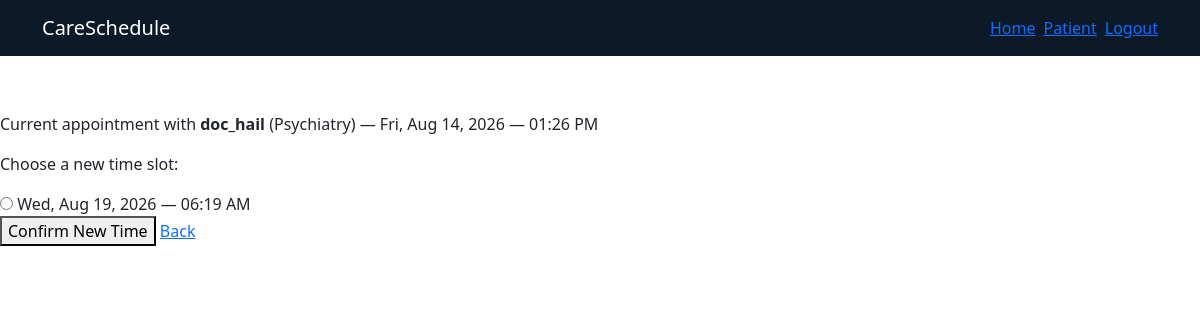
The app's page /appointments/2/reschedule (signed in) with its own data.
### bp_app/models.py (models this page shows, shortened)
class Professional(UserMixin, db.Model):
    __tablename__ = "professional"
    id = db.Column(db.Integer, primary_key = True)
    email = db.Column(db.String(255), nullable = False, unique = True)
    username = db.Column(db.String(255), nullable = False, unique= True)
    password_hash = db.Column(db.String(255), nullable = False)
    firstname = db.Column(db.String(150), nullable = True)
    lastname = db.Column(db.String(150), nullable = True)
    specialty = db.Column(db.String(150), nullable = True)
    biography = db.Column(db.Text)
    availabilities = db.relationship(
        "Availability",
        back_populates = "professional"
    )

class Appointment(db.Model):
    __tablename__ = "appointment"
    id = db.Column(db.Integer, primary_key = True)
    reason = db.Column(db.Text, nullable = False)
    status = db.Column(db.Enum(AppointmentStatus), nullable= False, default = AppointmentStatus.CONFIRMED)
    scheduled_at = db.Column(db.DateTime, nullable=False)
    patient_id = db.Column(db.Integer, db.ForeignKey("patient.id"), nullable = False)
    patient = db.relationship("Patient", back_populates="appointments")
    availability_id = db.Column(
        db.Integer,
        db.ForeignKey("availability.id"),
        nullable=True,
        unique=True  # one slot can be booked once
    )
    availability = db.relationship(
        "Availability",
        back_populates="appointment"
    )

class Availability(db.Model):
    __tablename__ = "availability"
    id = db.Column(db.Integer, primary_key = True)
    start_time = db.Column(db.DateTime, nullable = False)
    end_time = db.Column(db.DateTime, nullable = False)
    is_booked = db.Column(db.Boolean, nullable = False, default = False)
    professional_id = db.Column(
        db.Integer,
        db.ForeignKey("professional.id"),
        nullable = False
    )
    professional = db.relationship(
        "Professional",
        back_populates = "availabilities"
    )
    appointment = db.relationship("Appointment", back_populates="availability", uselist=False)

### bp_app/patient_routes.py (the view, shortened to what this page needs)
@patients.route('/appointments/<int:appointment_id>/reschedule', methods=['GET', 'POST'])
@login_required
def reschedule_appointment(appointment_id):
    appointment = Appointment.query.get_or_404(appointment_id)
    if appointment.patient_id != current_user.id:
        abort(403)
    if appointment.status != AppointmentStatus.CONFIRMED:
        flash('This appointment cannot be rescheduled.', 'warning')
        return redirect(url_for('patients.my_appointments'))
    professional = appointment.availability.professional
    open_slots = Availability.query.filter(
        Availability.professional_id == professional.id,
        Availability.is_booked == False,
        Availability.start_time > datetime.now()
    ).order_by(Availability.start_time).all()
    return render_template('patients/reschedule.html',
                           appointment=appointment,
                           professional=professional,
                           slots=open_slots)

### bp_app/app.py (called while the page is built)
@login_manager.user_loader
def load_user(user_id):
    try:
        user_type, record_id = user_id.split(":", 1)
        model = {"Patient": Patient, "Professional": Professional}.get(user_type)
        return db.session.get(model, int(record_id)) if model else None
    except (AttributeError, TypeError, ValueError):
        return None

### bp_app/templates/patients/reschedule.html
{% extends "base.html" %}
{% block content %}
<h1>Reschedule Appointment</h1>
<p>
    Current appointment with <strong>{{ professional.username }}</strong>
    ({{ professional.specialty }}) —
    {{ appointment.scheduled_at.strftime('%a, %b %d, %Y — %I:%M %p') }}
</p>
{% if slots %}
    <form method="post">
        <p>Choose a new time slot:</p>
        {% for slot in slots %}
            <div>
                <input type="radio" name="availability_id" value="{{ slot.id }}"
                       id="slot-{{ slot.id }}" required>
                <label for="slot-{{ slot.id }}">
                    {{ slot.start_time.strftime('%a, %b %d, %Y — %I:%M %p') }}
                </label>
            </div>
        {% endfor %}
        <button type="submit">Confirm New Time</button>
        <a href="{{ url_for('patients.my_appointments') }}">Back</a>
    </form>
{% else %}
    <p>No open slots available for  {{ professional.username }} right now.</p>
    <a href="{{ url_for('patients.my_appointments') }}">Back to My Appointments</a>
{% endif %}
{% endblock %}

### bp_app/static/styles.css (style rules this page uses)
h1 { color:white; }

### bp_app/static/css/base.css (style rules this page uses)
:root { --app-teal: #1b7a96; --app-navy: #0C1929; --app-offwhite: #f7fafb; --app-success: #1e8a5f; --app-error: #c0201a; --app-bg: #eaf1f3; --app-border: #d3e0e4; --app-muted: #5c6b73; --app-teal-light: #4fa8c4; --app-muted-dark: #b9c5cc; }

### records on screen
Professional: username "doc_hail", specialty "Psychiatry"
Appointment: scheduled_at "Fri, Aug 14, 2026 — 01:26 PM"
Availability: start_time "Wed, Aug 19, 2026 — 06:19 AM"
